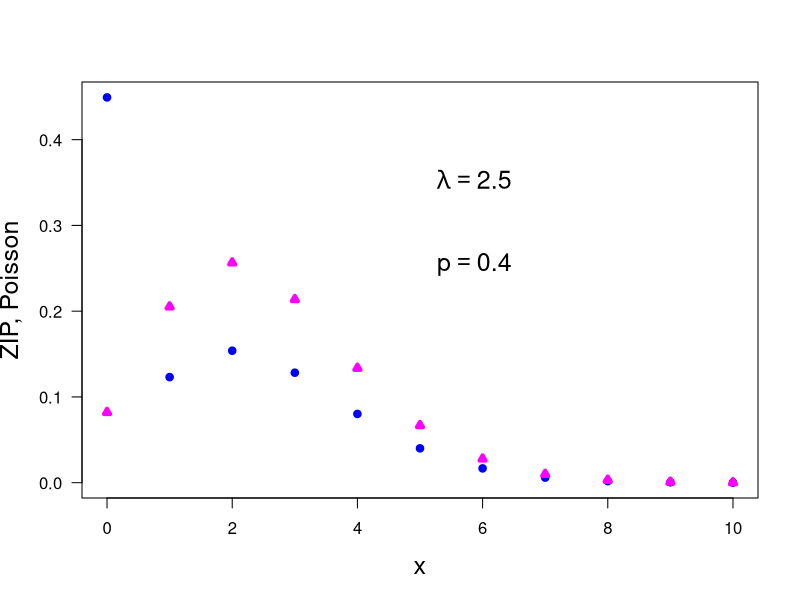

Recreate this plot in R.
print('file: BayesianHypPoissonZIP2d5.R')
# ZIP vs. Poisson
sflag = 2
if (sflag == 2) {
  p = 0.4; lambda = 2.5
  x = 0:10
  yp = dpois(x,lambda)
  y = (1-p)*yp
  y[1] = y[1] + p
  # png('PoissonZIP2d5r19114.png',width=16,height=12,units='cm',res=300)
  plot(x,y,type='p',lwd=4,col='blue',xlab='x',
       ylab='ZIP, Poisson',las=1,cex=0.6,cex.lab=1.5)
  points(x,yp,col='magenta',lwd=4,cex=0.6,pch=24)
  text(5,0.35,bquote(~lambda == .(lambda)),col='black',pos=4,cex=1.5)
  text(5,0.25,bquote(~p == .(p)),col='black',pos=4,cex=1.5)
  # dev.off()
}
print(c(round(y[1],4),'ZIP(x=0)'))
print(c(round(yp[1],4),'Poisson(x=0)'))
